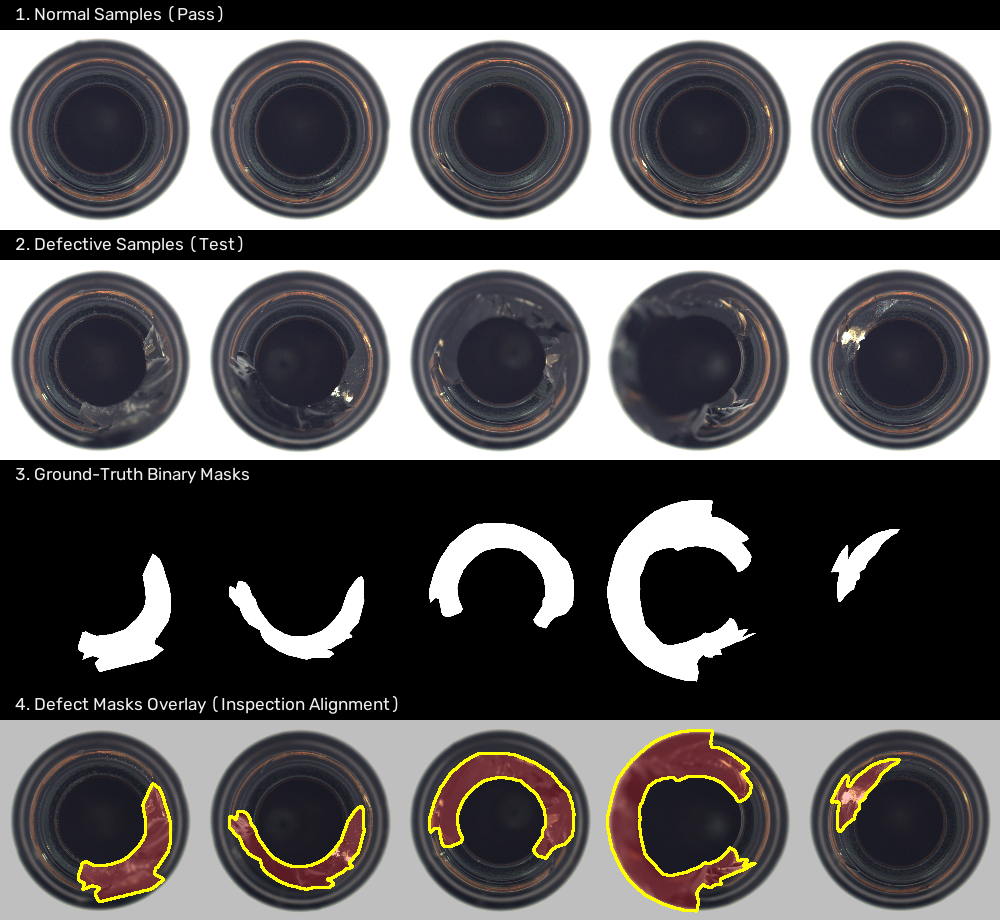
#> input picture ml/reports/visual_qa_bottle.png, 1000 x 920 px
$ python -i quality.py   (imports and definitions only)   (older library calls are emulated)
#> lines starting #> are read from the running program, lines starting #| are printed output that depends on the picture
#> further down, picture is the input picture: shape (920, 1000, 3); mean B, G, R 91.5, 91.1, 93.1
"""
VisionInspect AI - Image Quality Assessment Module

Analyzes uploaded manufacturing images for optical and acquisition defects:
- Blur detection via Laplacian variance
- Brightness and exposure analysis
- RMS contrast estimation
- High-frequency noise estimation
- Automated pass/warn/fail verdict with actionable engineering reasons
"""

from typing import Any, Dict, List, Optional, Tuple
import cv2
import numpy as np


class QualityThresholds:
    """Configurable industrial imaging quality thresholds."""
    BLUR_FAIL: float = 60.0        # < 60: severe blur
    BLUR_WARN: float = 120.0       # 60 - 120: marginal focus

    BRIGHTNESS_MIN_FAIL: float = 40.0   # < 40: underexposed / dark
    BRIGHTNESS_MIN_WARN: float = 55.0   # 40 - 55: dim
    BRIGHTNESS_MAX_WARN: float = 200.0  # 200 - 225: bright
    BRIGHTNESS_MAX_FAIL: float = 225.0  # > 225: overexposed / blown out

    CONTRAST_FAIL: float = 22.0    # < 22: severely washed out
    CONTRAST_WARN: float = 32.0    # 22 - 32: low dynamic range

    NOISE_WARN: float = 12.0       # 12 - 22: noticeable sensor noise
    NOISE_FAIL: float = 22.0       # > 22: unacceptable optical noise


def assess_image_quality(
    image: np.ndarray,
    thresholds: Optional[QualityThresholds] = None,
) -> Dict[str, Any]:
    """
    Evaluates optical quality metrics on a numpy BGR/grayscale image.

    Returns:
        dict containing:
            - resolution: {width, height, megapixels, aspect_ratio}
            - blur_score: float (Laplacian variance)
            - brightness: float (0 - 255 mean intensity)
            - contrast: float (RMS standard deviation)
            - noise_estimate: float (estimated sigma)
            - overall_score: float (0 - 100)
            - verdict: 'pass' | 'warn' | 'fail'
            - reasons: List[str]
            - metrics_breakdown: detailed status for each parameter
    """
    if thresholds is None:
        thresholds = QualityThresholds()

    if image is None or image.size == 0:
        return {
            "verdict": "fail",
            "overall_score": 0.0,
            "reasons": ["Image buffer is empty or corrupted."],
            "resolution": {"width": 0, "height": 0, "megapixels": 0.0, "aspect_ratio": 0.0},
            "blur_score": 0.0,
            "brightness": 0.0,
            "contrast": 0.0,
            "noise_estimate": 0.0,
            "metrics_breakdown": {},
        }

    # Normalize to grayscale for photometric & frequency analysis
    if len(image.shape) == 3:
        h, w = image.shape[:2]
#> h = 920; w = 1000
        gray = cv2.cvtColor(image, cv2.COLOR_BGR2GRAY)
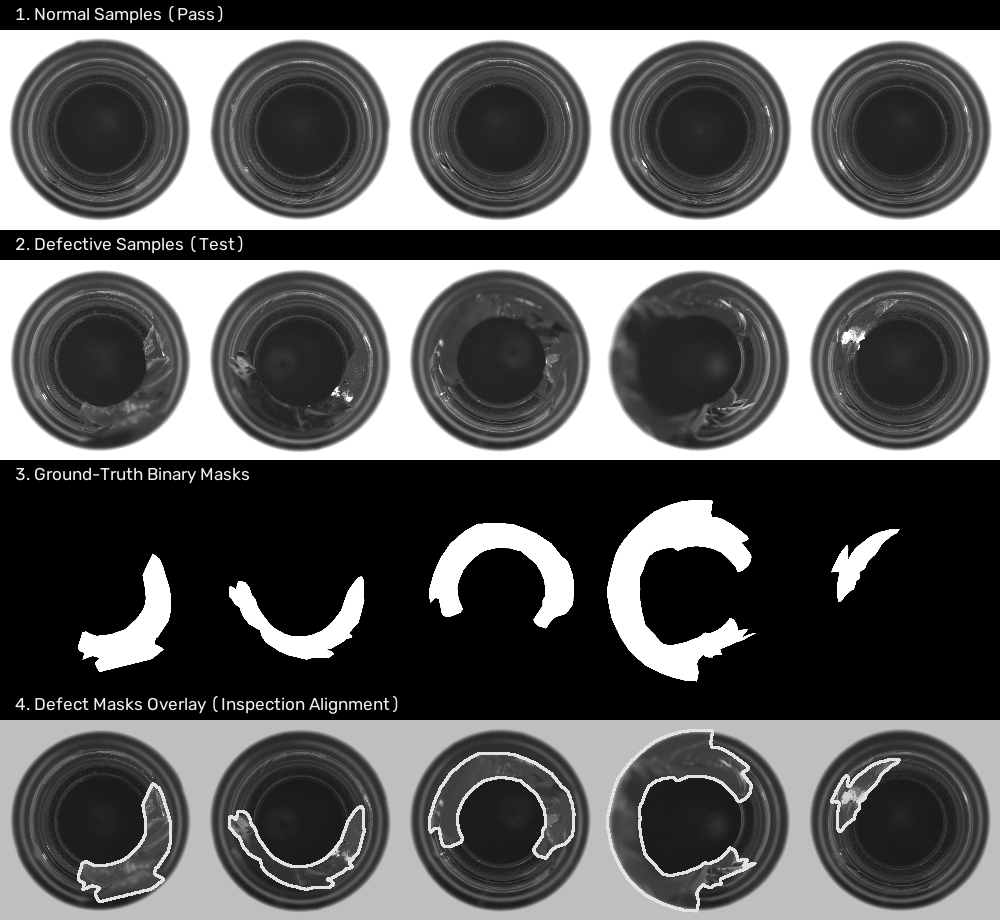
#> gray: shape (920, 1000); min 0, max 255, mean 91.8
    else:
        h, w = image.shape
        gray = image.copy()

    megapixels = round((w * h) / 1_000_000.0, 3)
#> megapixels = 0.92
    aspect_ratio = round(float(w) / float(h), 3) if h > 0 else 0.0
#> aspect_ratio = 1.09

    # 1. Blur score: variance of Laplacian
    laplacian = cv2.Laplacian(gray, cv2.CV_64F)
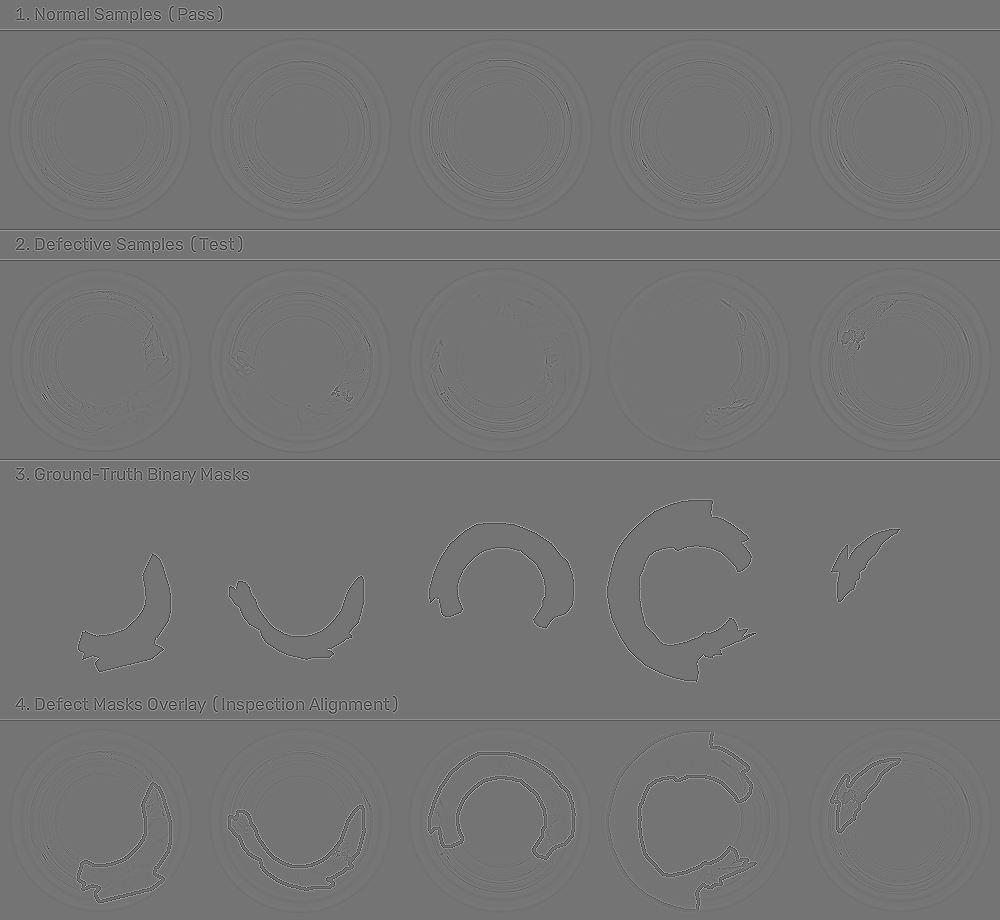
#> laplacian: shape (920, 1000) float64; min -765, max 908, mean 0; drawn with min black and max white
    blur_score = float(laplacian.var())
#> blur_score = 2544.5

    # 2. Brightness: mean intensity
    brightness = float(np.mean(gray))
#> brightness = 91.76

    # 3. Contrast: standard deviation of pixel intensities (RMS contrast)
    contrast = float(np.std(gray))
#> contrast = 96.17

    # 4. Noise estimate: difference between image and median-filtered image
    median_filtered = cv2.medianBlur(gray, 3)
    noise_diff = cv2.absdiff(gray, median_filtered)
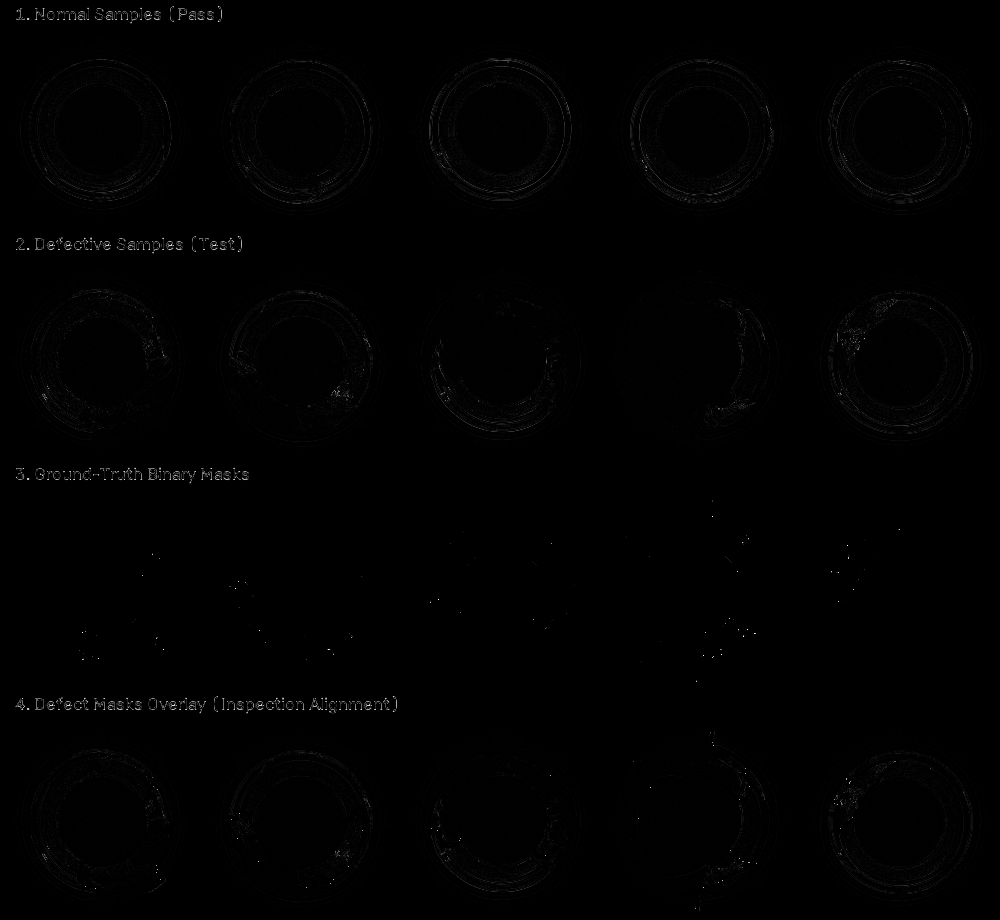
#> noise_diff: shape (920, 1000); min 0, max 255, mean 1.2
    noise_estimate = float(np.std(noise_diff))
#> noise_estimate = 7.42

    # Evaluate verdict and compile reasons
    reasons: List[str] = []
    verdict = "pass"
    breakdown: Dict[str, Dict[str, Any]] = {}

    # Check blur
    if blur_score < thresholds.BLUR_FAIL:
        verdict = "fail"
        reasons.append(
            f"Image is out of focus / blurry (Laplacian variance {blur_score:.1f} < {thresholds.BLUR_FAIL:.1f})."
        )
        blur_status = "fail"
    elif blur_score < thresholds.BLUR_WARN:
        if verdict != "fail":
            verdict = "warn"
        reasons.append(
            f"Suboptimal sharpness (Laplacian variance {blur_score:.1f} < {thresholds.BLUR_WARN:.1f})."
        )
        blur_status = "warn"
    else:
        blur_status = "pass"

    breakdown["blur"] = {
        "value": round(blur_score, 2),
        "status": blur_status,
        "label": "Focus & Sharpness",
        "unit": "variance",
    }

    # Check brightness
    if brightness < thresholds.BRIGHTNESS_MIN_FAIL:
        verdict = "fail"
        reasons.append(
            f"Severe underexposure / image too dark (mean brightness {brightness:.1f} < {thresholds.BRIGHTNESS_MIN_FAIL:.1f})."
        )
        bright_status = "fail"
    elif brightness > thresholds.BRIGHTNESS_MAX_FAIL:
        verdict = "fail"
        reasons.append(
            f"Severe overexposure / sensor saturation (mean brightness {brightness:.1f} > {thresholds.BRIGHTNESS_MAX_FAIL:.1f})."
        )
        bright_status = "fail"
    elif brightness < thresholds.BRIGHTNESS_MIN_WARN:
        if verdict != "fail":
            verdict = "warn"
        reasons.append(
            f"Lighting is dim (mean brightness {brightness:.1f} < {thresholds.BRIGHTNESS_MIN_WARN:.1f})."
        )
        bright_status = "warn"
    elif brightness > thresholds.BRIGHTNESS_MAX_WARN:
        if verdict != "fail":
            verdict = "warn"
        reasons.append(
            f"Lighting is high / near saturation (mean brightness {brightness:.1f} > {thresholds.BRIGHTNESS_MAX_WARN:.1f})."
        )
        bright_status = "warn"
    else:
        bright_status = "pass"

    breakdown["brightness"] = {
        "value": round(brightness, 1),
        "status": bright_status,
        "label": "Exposure & Brightness",
        "unit": "/255",
    }

    # Check contrast
    if contrast < thresholds.CONTRAST_FAIL:
        verdict = "fail"
        reasons.append(
            f"Critically low dynamic range / contrast (std dev {contrast:.1f} < {thresholds.CONTRAST_FAIL:.1f})."
        )
        contrast_status = "fail"
    elif contrast < thresholds.CONTRAST_WARN:
        if verdict != "fail":
            verdict = "warn"
        reasons.append(
            f"Low contrast (std dev {contrast:.1f} < {thresholds.CONTRAST_WARN:.1f})."
        )
        contrast_status = "warn"
    else:
        contrast_status = "pass"

    breakdown["contrast"] = {
        "value": round(contrast, 1),
        "status": contrast_status,
        "label": "RMS Contrast",
        "unit": "std",
    }

    # Check noise
    if noise_estimate > thresholds.NOISE_FAIL:
        verdict = "fail"
        reasons.append(
            f"Severe sensor noise detected (noise estimate {noise_estimate:.1f} > {thresholds.NOISE_FAIL:.1f})."
        )
        noise_status = "fail"
    elif noise_estimate > thresholds.NOISE_WARN:
        if verdict != "fail":
            verdict = "warn"
        reasons.append(
            f"Elevated high-frequency noise (noise estimate {noise_estimate:.1f} > {thresholds.NOISE_WARN:.1f})."
        )
        noise_status = "warn"
    else:
        noise_status = "pass"

    breakdown["noise"] = {
        "value": round(noise_estimate, 2),
        "status": noise_status,
        "label": "Sensor Noise",
        "unit": "sigma",
    }

    # Compute continuous overall quality score (0 - 100)
    # 1. Blur sub-score (0-100)
    blur_sub = min(100.0, (blur_score / (thresholds.BLUR_WARN * 1.5)) * 100.0)
#> blur_sub = 100
    # 2. Brightness sub-score (ideal around 128)
    bright_diff = abs(brightness - 128.0)
#> bright_diff = 36.24
    bright_sub = max(0.0, 100.0 - (bright_diff / 128.0) * 100.0)
#> bright_sub = 71.69
    # 3. Contrast sub-score
    contrast_sub = min(100.0, (contrast / (thresholds.CONTRAST_WARN * 1.8)) * 100.0)
#> contrast_sub = 100
    # 4. Noise sub-score
    noise_sub = max(0.0, 100.0 - (noise_estimate / thresholds.NOISE_FAIL) * 100.0)
#> noise_sub = 66.26

    composite_score = (
        blur_sub * 0.35 +
        bright_sub * 0.25 +
        contrast_sub * 0.25 +
        noise_sub * 0.15
    )
#> composite_score = 87.86
    overall_score = round(max(0.0, min(100.0, composite_score)), 1)
#> overall_score = 87.9

    if verdict == "fail":
        overall_score = min(overall_score, 49.0)
    elif verdict == "warn":
        overall_score = min(overall_score, 79.0)
        overall_score = max(overall_score, 50.0)
    else:
        overall_score = max(overall_score, 80.0)

    return {
        "verdict": verdict,
        "overall_score": overall_score,
        "reasons": reasons,
        "resolution": {
            "width": w,
            "height": h,
            "megapixels": megapixels,
            "aspect_ratio": aspect_ratio,
        },
        "blur_score": round(blur_score, 2),
        "brightness": round(brightness, 1),
        "contrast": round(contrast, 1),
        "noise_estimate": round(noise_estimate, 2),
        "metrics_breakdown": breakdown,
    }

>>> import cv2
>>> picture = cv2.imread('../../../ml/reports/visual_qa_bottle.png')
>>> result = assess_image_quality(picture)
#> result = 9 items
